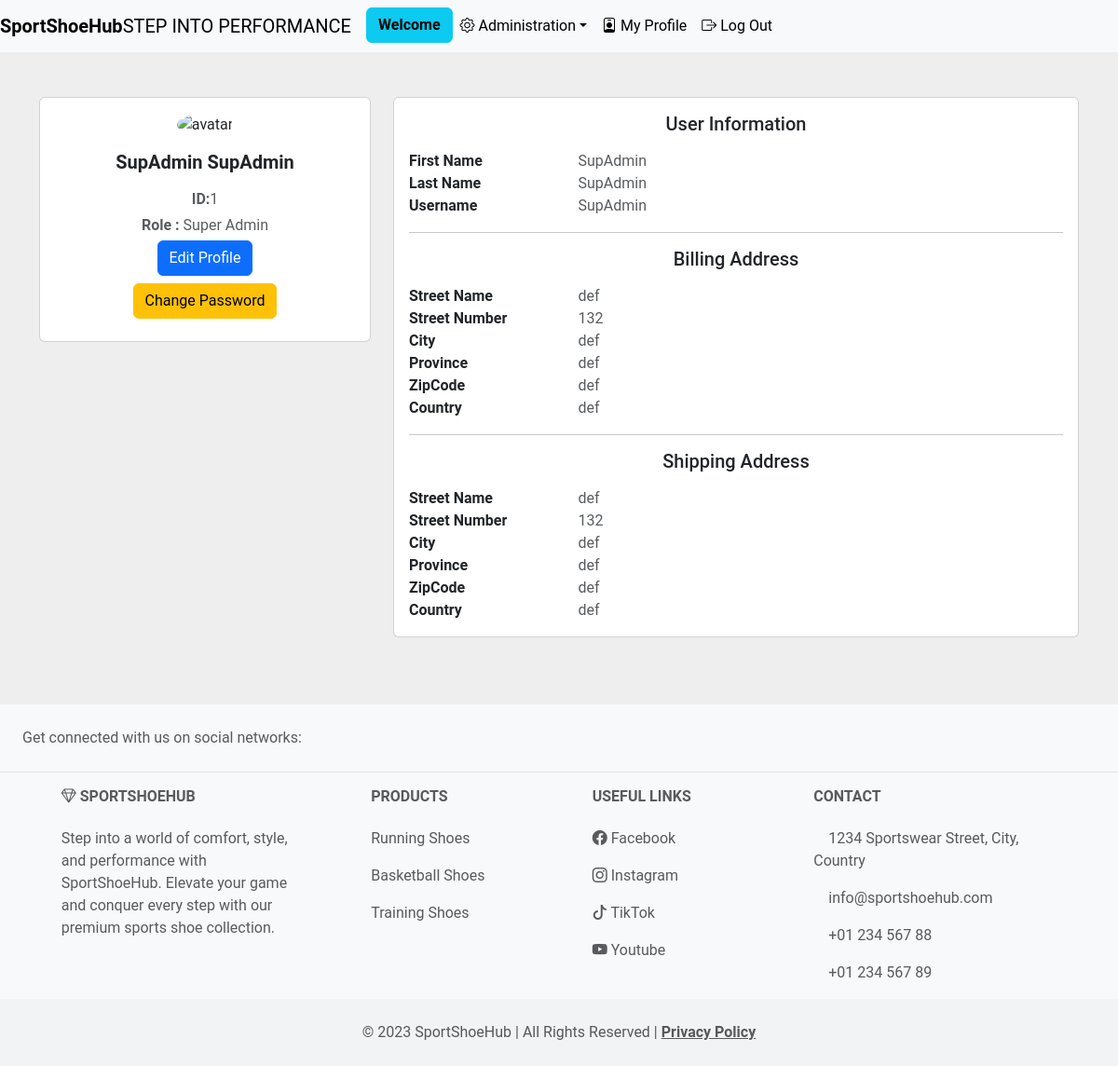
The page /views/MyProfile.php (signed in) on the database as committed earlier.
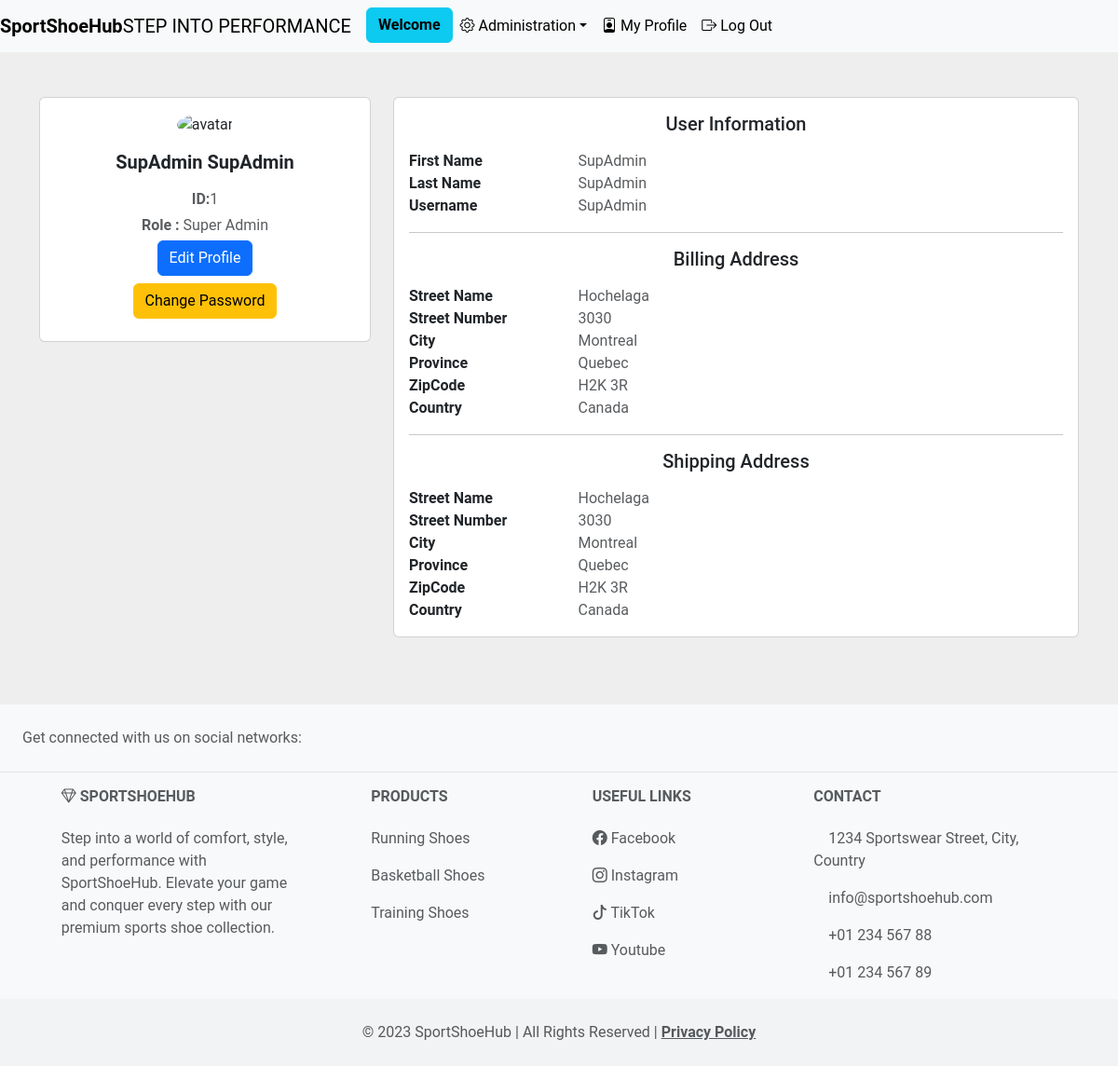
The same page on the database as committed later.
### tables this page shows
CREATE TABLE `address` (
  `id` bigint(20) NOT NULL,
  `street_name` varchar(50) DEFAULT NULL,
  `street_nb` int(11) DEFAULT NULL,
  `city` varchar(50) DEFAULT NULL,
  `province` varchar(50) DEFAULT NULL,
  `zipcode` varchar(6) DEFAULT NULL,
  `country` varchar(50) DEFAULT NULL
);

### models/Crud.php (called while the page is built, shortened)
<?php
class Crud
{
    public $connexion;
    private function connect()
    {
        $host = "localhost";
        $db = "ecom2_project";
        $user = "root";
        $password = "";
        $dsn = "mysql:host=$host;dbname=$db;charset=UTF8";
        try {
            $this->connexion = new PDO($dsn, $user, $password);
            $this->connexion->setAttribute(PDO::ATTR_ERRMODE, PDO::ERRMODE_EXCEPTION);
        } catch (PDOException $e) {
            throw new Exception("Database connection failed: " . $e->getMessage());
        }
    }
    public function getById($table, $id)
    {
        $PDOStatement = $this->connexion->prepare("SELECT * FROM $table WHERE id = :id");
        $PDOStatement->bindParam(':id', $id, PDO::PARAM_INT);
        $PDOStatement->execute();
        return $PDOStatement->fetch(PDO::FETCH_ASSOC);
    }
    public function __destruct()
    {
        $this->connexion = null;
    }
}

### controllers/sessions.php (called while the page is built, shortened)
<?php
class SessionManager
{
    public static function getSessionData($key)
    {
        return isset($_SESSION[$key]) ? $_SESSION[$key] : null;
    }
}

### models/User.php (called while the page is built, shortened)
<?php
require_once('Crud.php');
require_once('Address.php');
class User extends Crud
{
    public function getUserById($id)
    {
        $user = $this->getById('user', $id);
        if ($user) {
            $billingAddress = $this->getAddressById($user['billing_address_id']);
            $shippingAddress = $this->getAddressById($user['shipping_address_id']);
            $user['billing_address'] = $billingAddress;
            $user['shipping_address'] = $shippingAddress;
        }
        return $user;
    }
    public function getAddressById($id)
    {
        $addressModel = new Address();
        return $addressModel->getAddressById($id);
    }
    public function getUserRole($id)
    {
        $user = $this->getUserById($id);
        return $user['role_id'];
    }
}

### models/Address.php (called while the page is built, shortened)
<?php
require_once('Crud.php');
class Address extends Crud
{
    public function getAddressById($id)
    {
        return $this->getById('address', $id);
    }
}

### views/MyProfile.php (the view, shortened to what the changed rows need)
<?php
include "./includes/Header.php";
require_once('../controllers/sessions.php');
$userModel = new User();
$addressModel = new Address();
$user_id = SessionManager::getSessionData('user_id');
$user = $userModel->getUserById($user_id);
if ($user) {
    $billingAddress = $addressModel->getAddressById($user['billing_address_id']);
    $shippingAddress = $addressModel->getAddressById($user['shipping_address_id']);
?>
    <main>
        <section style="background-color: #eee;">
            <div class="container py-5">
                <div class="row">
                    <div class="col-lg-4">
                        <div class="card mb-4">
                            <div class="card-body text-center">
                                <img src="https://bootdey.com/img/Content/avatar/avatar7.png" alt="avatar" class="rounded-circle img-fluid" style="width: 150px;">
                                <h5 class="my-3">
                                    <b><?= $user['fname'] . " " . $user['lname']; ?></b>
                                </h5>
                                <p class="text-muted mb-1"><b>ID:</b><?= $user['id']; ?></p>
                                <p class="text-muted mb-1"><b>Role :</b> <?= $user['role_id'] == 1 ? 'Super Admin' : ($user['role_id'] == 2 ? 'Admin' : 'Client'); ?></p>
                                <div class="d-block justify-content-center mb-2">
                                    <a href="editMyProfile.php" class="btn btn-primary">Edit Profile</a>
                                </div>
                                <div class="d-block justify-content-center mb-2">
                                    <a href="changePassword.php" class="btn btn-warning">Change Password</a>
                                </div>
                            </div>
                        </div>
                    </div>
                    <div class="col-lg-8">
                        <div class="card mb-4">
                            <div class="card-body">
                                <div class="row">
                                    <div class="col-sm-12">
                                        <h5 class="mb-3" style="text-align: center;">User Information</h5>
                                    </div>
                                </div>
                                <div class="row">
                                    <div class="col-sm-3">
                                        <p class="mb-0"><b>First Name</b></p>
                                    </div>
                                    <div class="col-sm-9">
                                        <p class="text-muted mb-0"><?= $user['fname']; ?></p>
                                    </div>
                                </div>
                                <div class="row">
                                    <div class="col-sm-3">
                                        <p class="mb-0"><b>Last Name</b></p>
                                    </div>
                                    <div class="col-sm-9">
                                        <p class="text-muted mb-0"><?= $user['lname']; ?></p>
                                    </div>
                                </div>
                                <div class="row">
                                    <div class="col-sm-3">
                                        <p class="mb-0"><b>Username</b></p>
                                    </div>
                                    <div class="col-sm-9">
                                        <p class="text-muted mb-0"><?= $user['username']; ?></p>
                                    </div>
                                </div>
                                <hr>
                                <div class="row">
                                    <div class="col-sm-12">
                                        <h5 class="mb-3" style="text-align: center;">Billing Address</h5>
                                    </div>
                                </div>
                                <div class="row">
                                    <div class="col-sm-3">
                                        <p class="mb-0"><b>Street Name</b></p>
                                    </div>
                                    <div class="col-sm-9">
                                        <p class="text-muted mb-0"><?= $billingAddress['street_name']; ?></p>
                                    </div>
                                </div>
                                <div class="row">
                                    <div class="col-sm-3">
                                        <p class="mb-0"><b>Street Number</b></p>
                                    </div>
                                    <div class="col-sm-9">
                                        <p class="text-muted mb-0"><?= $billingAddress['street_nb']; ?></p>
                                    </div>
                                </div>
                                <div class="row">
                                    <div class="col-sm-3">
                                        <p class="mb-0"><b>City</b></p>
                                    </div>
                                    <div class="col-sm-9">
                                        <p class="text-muted mb-0"><?= $billingAddress['city']; ?></p>
                                    </div>
                                </div>
                                <div class="row">
                                    <div class="col-sm-3">
                                        <p class="mb-0"><b>Province</b></p>
                                    </div>
                                    <div class="col-sm-9">
                                        <p class="text-muted mb-0"><?= $billingAddress['province']; ?></p>
                                    </div>
                                </div>
                                <div class="row">
                                    <div class="col-sm-3">
                                        <p class="mb-0"><b>ZipCode</b></p>
                                    </div>
                                    <div class="col-sm-9">
                                        <p class="text-muted mb-0"><?= $billingAddress['zipcode']; ?></p>
                                    </div>
                                </div>
                                <div class="row">
                                    <div class="col-sm-3">
                                        <p class="mb-0"><b>Country</b></p>
                                    </div>
                                    <div class="col-sm-9">
                                        <p class="text-muted mb-0"><?= $billingAddress['country']; ?></p>
                                    </div>
                                </div>
                                <hr>
                                <div class="row">
                                    <div class="col-sm-12">
                                        <h5 class="mb-3" style="text-align: center;">Shipping Address</h5>
                                    </div>
                                </div>
                                <div class="row">
                                    <div class="col-sm-3">
                                        <p class="mb-0"><b>Street Name</b></p>
                                    </div>
                                    <div class="col-sm-9">
                                        <p class="text-muted mb-0"><?= $shippingAddress['street_name']; ?></p>
                                    </div>
                                </div>
                                <div class="row">
                                    <div class="col-sm-3">
                                        <p class="mb-0"><b>Street Number</b></p>
                                    </div>
                                    <div class="col-sm-9">
                                        <p class="text-muted mb-0"><?= $shippingAddress['street_nb']; ?></p>
                                    </div>
                                </div>
                                <div class="row">
                                    <div class="col-sm-3">
                                        <p class="mb-0"><b>City</b></p>
                                    </div>
                                    <div class="col-sm-9">
                                        <p class="text-muted mb-0"><?= $shippingAddress['city']; ?></p>
                                    </div>
                                </div>
                                <div class="row">
                                    <div class="col-sm-3">
                                        <p class="mb-0"><b>Province</b></p>
                                    </div>
                                    <div class="col-sm-9">
                                        <p class="text-muted mb-0"><?= $shippingAddress['province']; ?></p>
                                    </div>
                                </div>
                                <div class="row">
                                    <div class="col-sm-3">
                                        <p class="mb-0"><b>ZipCode</b></p>
                                    </div>
                                    <div class="col-sm-9">
                                        <p class="text-muted mb-0"><?= $shippingAddress['zipcode']; ?></p>
                                    </div>
                                </div>
                                <div class="row">
                                    <div class="col-sm-3">
                                        <p class="mb-0"><b>Country</b></p>
                                    </div>
                                    <div class="col-sm-9">
                                        <p class="text-muted mb-0"><?= $shippingAddress['country']; ?></p>
                                    </div>
                                </div>
                            </div>
                        </div>
                    </div>
                </div>
            </div>
        </section>
    </main>
<?php
}
?>

Rows that differ between the two databases and show on the page:
changed address: street_name "def" → "Hochelaga"; street_nb "132" → "3030"; city "def" → "Montreal"; province "def" → "Quebec"; zipcode "def" → "H2K 3R"; country "def" → "Canada"
